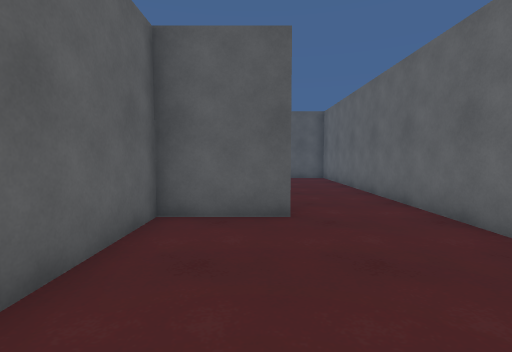
view 1 (above)

20 first-person views from a walk through a scene from a Unity 3-D project. The camera is 1.2 m above the floor, tilts 4° down and sees 85° across. The floor is counted in squares, 1 m on a side. Each view is taken from the middle of a square. On the plan, view 1 faces up. The plan holds only what a view shows up to about 13 squares ahead; the rest is blank. The place goes on beyond the plan. The player character is not drawn. Surface patterns are stand-ins for the level's own textures.

view 2
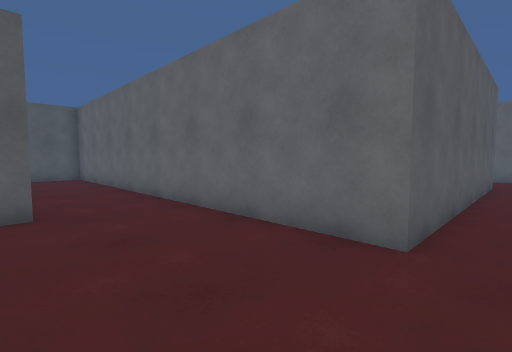

view 3
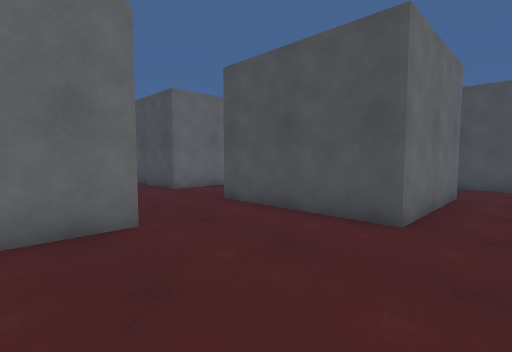

view 4
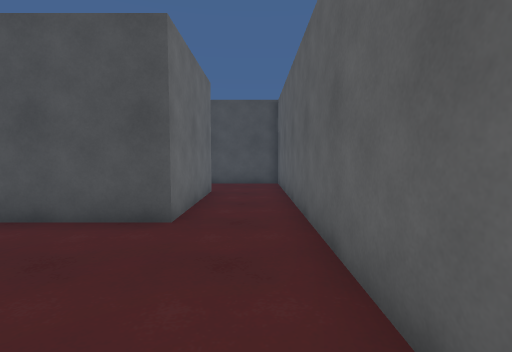

view 5
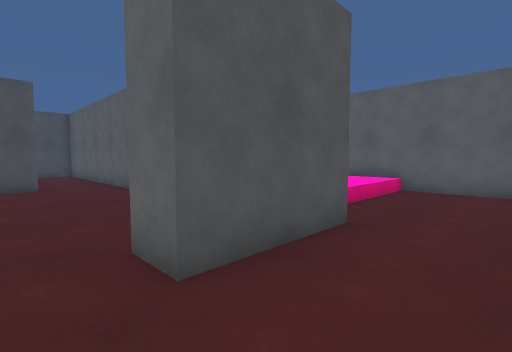

view 6
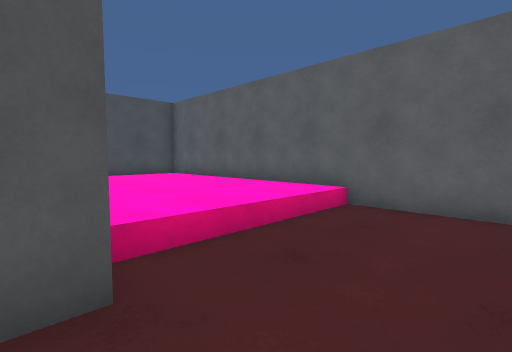

view 7
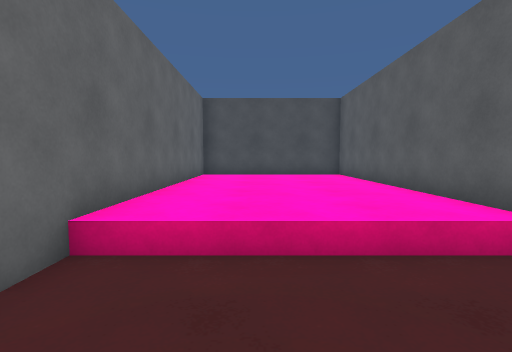

view 8
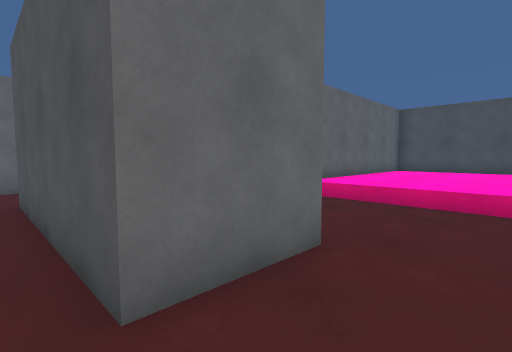

view 9
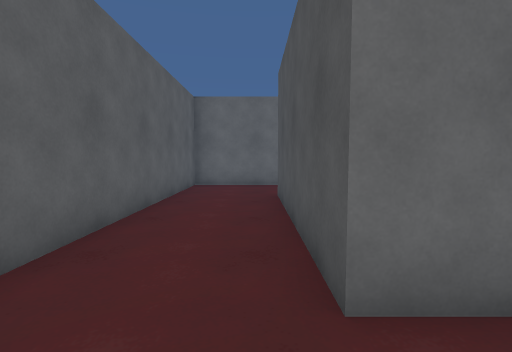

view 10
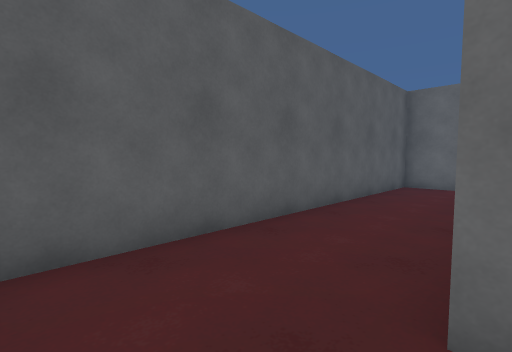

view 11
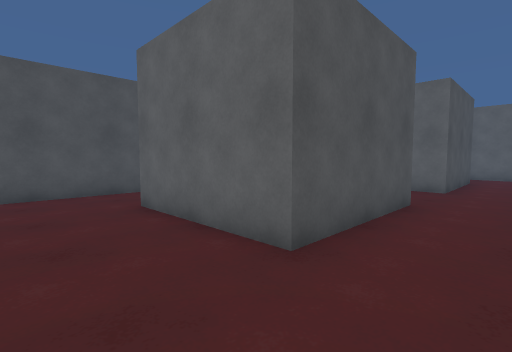

view 12
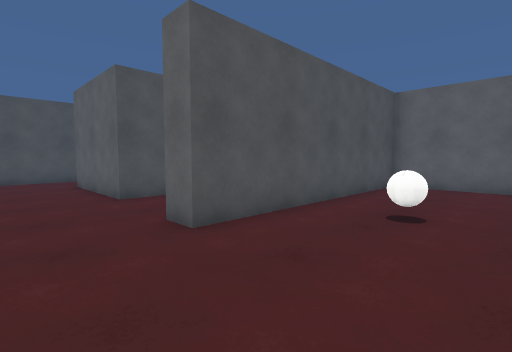

view 13
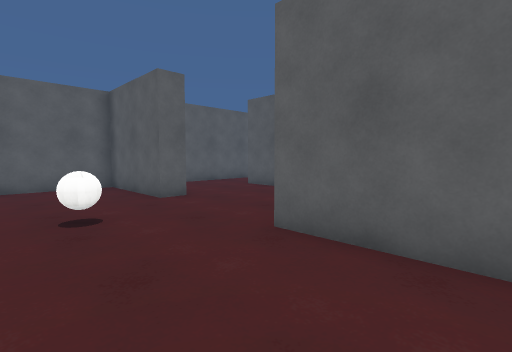

view 14
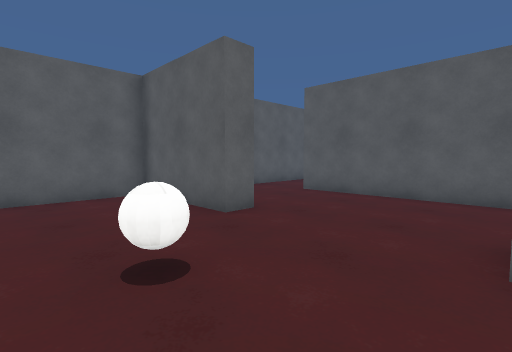

view 15
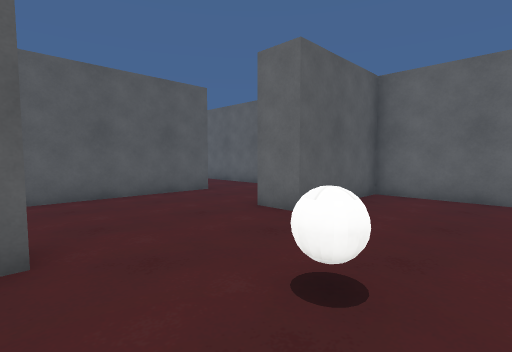

view 16
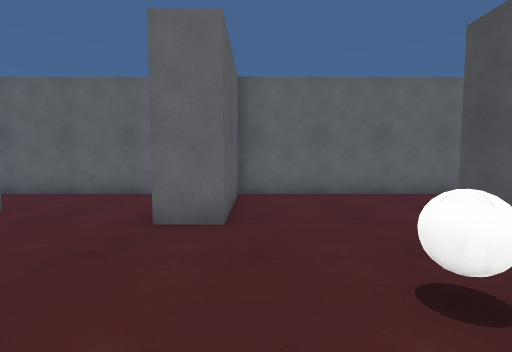

view 17
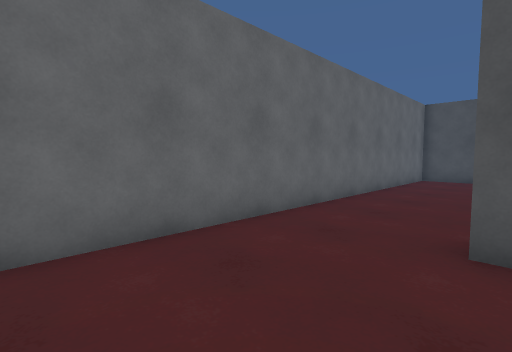

view 18
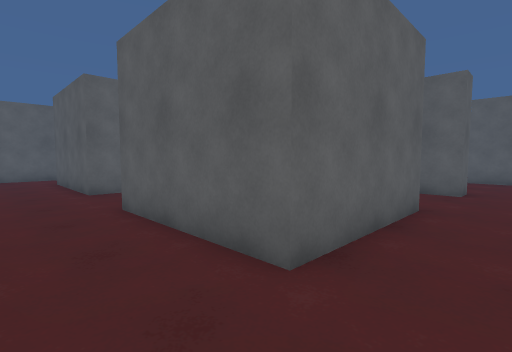

view 19
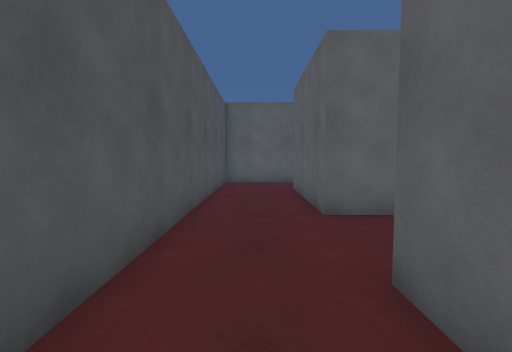

view 20
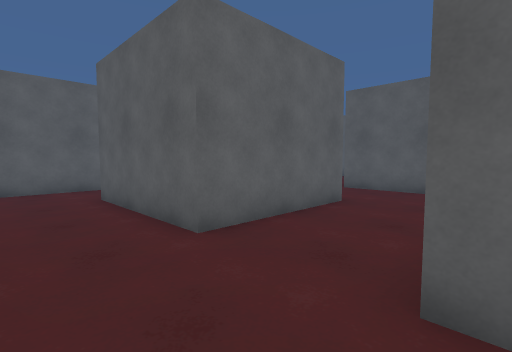

### Floor plan
Key: @ floor where view 1 was taken; # wall or solid block; . main floor; : floor 0.5 m higher than the main floor; B ball.
Columns run from 9 left of view 1 to 17 right of it. Each row starts with its distance up from view 1.
 16  #############
 15  ............#
 14  ............#
 13  ............#            #
 12  ..#######...#..        ..#
 11  ..#      ...#..########..#
 10  ..#      ...#............#
  9 #............#............#
  8 #............# ...........#
  7 #............#  ......#   #
  6 #.....####...#####....#####
  5 #:::::##.....#............#
  4 #:::::##.....#.....B......#
  3 #:::::##.....#.....B......#
  2 #:::::##.....#............#
  1 #:::::##.....##########...#
  0 #:::::##.@...##########...#
 -1 #:::::##..................#
 -2 #:::::##..................#
 -3 ########..#####...#####...#
 -4        #..#   #...#   #...#
 -5        #..#   #...#   #...#
 -6        #..#   #...#   #...#
 -7        #..#####...#   #...#
 -8        #..........#####...#
 -9        #..................#
-10        #..................#
-11        ############  ######

Where each view was taken, in squares from view 1:
view 1: 0 up, 0 right, facing up
view 2: 1 down, 0 right, facing up-right
view 3: 2 up, 1 left, facing down-right
view 4: 2 up, 1 left, facing down
view 5: 9 up, 2 right, facing down-left
view 6: 9 up, 2 left, facing down-left
view 7: 9 up, 5 left, facing down
view 8: 13 up, 8 left, facing down-right
view 9: 13 up, 8 left, facing right
view 10: 12 up, 8 left, facing up-right
view 11: 1 down, 16 right, facing down-left
view 12: 5 up, 16 right, facing down-left
view 13: 2 up, 16 right, facing up-left
view 14: 2 up, 13 right, facing up-left
view 15: 2 up, 8 right, facing up-right
view 16: 5 up, 8 right, facing right
view 17: 5 up, 13 right, facing down-right
view 18: 10 down, 15 right, facing up-left
view 19: 9 down, 11 right, facing left
view 20: 10 down, 9 right, facing up-left
